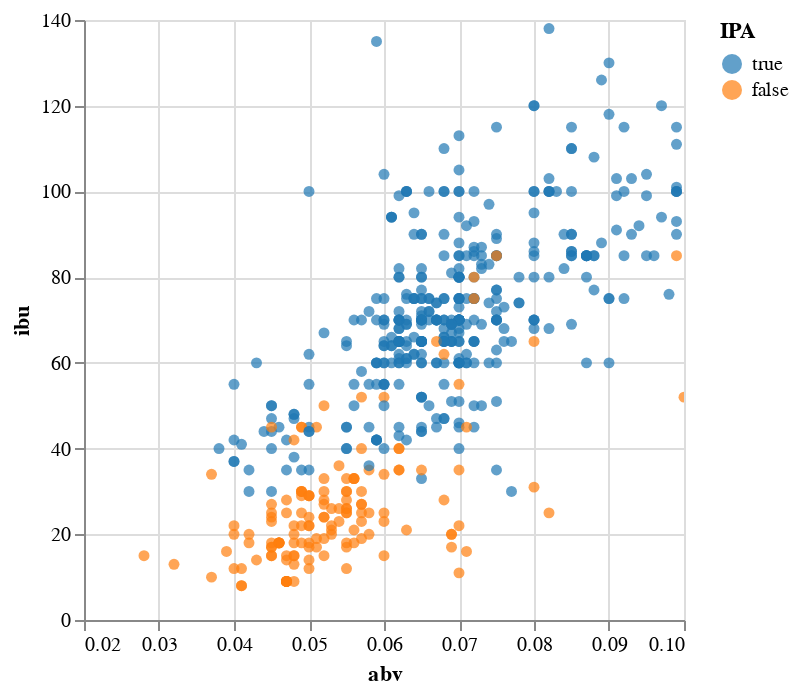

The notebook cell this image was saved under:
### Markdown cell above
### Create some visualizations using Deepnote

### Code cell
DeepnoteChart(beers, """{"layer":[{"layer":[{"mark":{"clip":true,"type":"circle","tooltip":true},"encoding":{"x":{"sort":null,"type":"quantitative","field":"abv","scale":{"type":"linear","zero":false},"format":{"type":"default","decimals":null},"formatType":"numberFormatFromNumberType"},"y":{"sort":null,"type":"quantitative","field":"ibu","scale":{"type":"linear","zero":false},"format":{"type":"default","decimals":null},"formatType":"numberFormatFromNumberType"},"color":{"sort":null,"type":"nominal","field":"IPA","scale":{"scheme":"category10"}}}}]}],"title":"","config":{"legend":{}},"$schema":"https://vega.github.io/schema/vega-lite/v5.json","encoding":{}}""")

### Figure 1 — Vega-Lite specification as saved in the notebook (floating-point values rounded to 4 significant figures; data arrays with more than 128 entries replaced by an {"elided": "..."} marker saying what was removed)
{"$schema": "https://vega.github.io/schema/vega-lite/v5.json", "encoding": {}, "layer": [{"layer": [{"mark": {"type": "circle", "tooltip": true, "clip": true}, "encoding": {"x": {"field": "abv", "type": "quantitative", "sort": null, "scale": {"zero": false, "type": "linear"}, "formatType": "numberFormatFromNumberType", "format": {"type": "default", "decimals": null}}, "y": {"field": "ibu", "type": "quantitative", "sort": null, "scale": {"zero": false, "type": "linear"}, "formatType": "numberFormatFromNumberType", "format": {"type": "default", "decimals": null}}, "color": {"field": "IPA", "type": "nominal", "sort": null, "scale": {"scheme": "category10"}}}}]}], "title": "", "config": {"legend": {}}, "data": {"values": {"elided": "830 records"}}}
